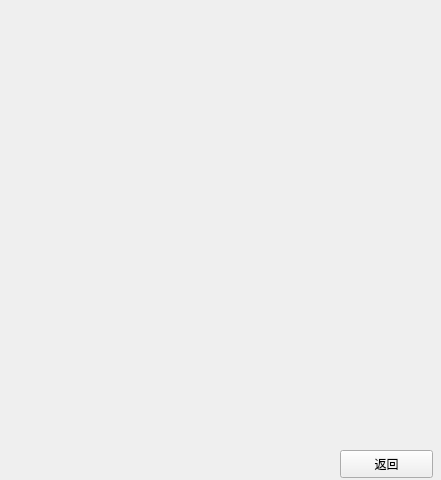
<?xml version="1.0" encoding="UTF-8"?>
<ui version="4.0">
 <class>Character_Show_Widget</class>
 <widget class="QWidget" name="Character_Show_Widget">
  <property name="geometry">
   <rect>
    <x>0</x>
    <y>0</y>
    <width>441</width>
    <height>480</height>
   </rect>
  </property>
  <property name="windowTitle">
   <string>Form</string>
  </property>
  <widget class="QPushButton" name="pushButton">
   <property name="geometry">
    <rect>
     <x>340</x>
     <y>450</y>
     <width>93</width>
     <height>28</height>
    </rect>
   </property>
   <property name="text">
    <string>返回</string>
   </property>
  </widget>
 </widget>
 <resources/>
 <connections/>
</ui>
